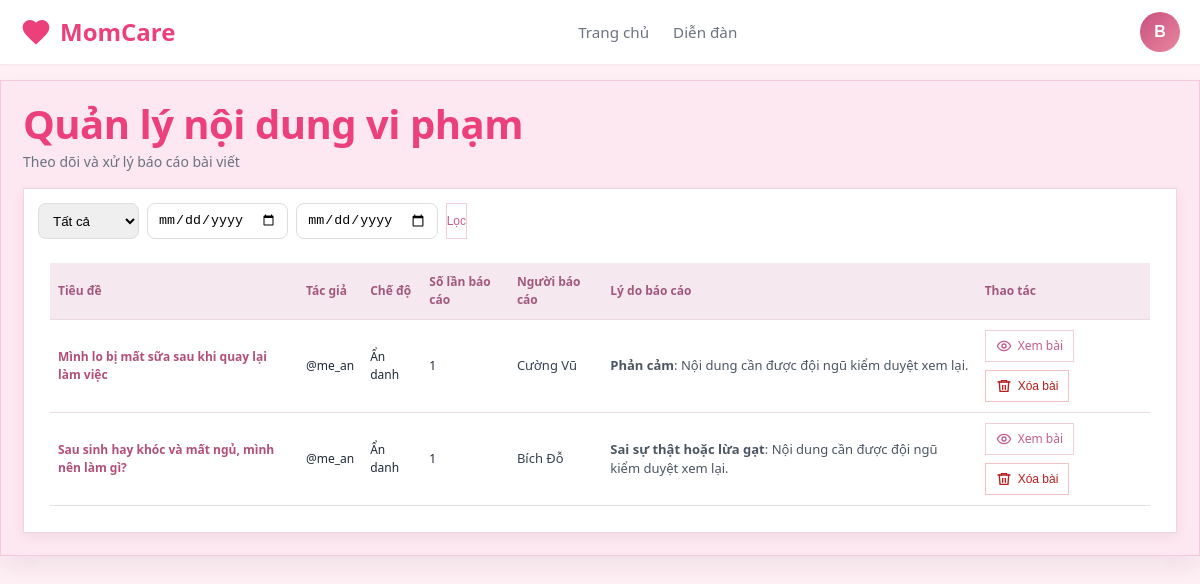
Screenshot of /admin-panel/reports/ (signed in) with the database file from the repository.
### momcare_forum/models.py (models this page shows, shortened)
class Post(models.Model):
    PRIVACY_CHOICES = [
        ('public', 'Công khai'),
        ('anonymous', 'Ẩn danh'),
    ]
    VERIFICATION_REASONS = [
        ('accurate', 'Bài viết chứa nội dung phù hợp với kiến thức y khoa hiện hành'),
        ('safe', 'Thông tin trong bài viết an toàn cho mẹ và bé'),
        ('useful', 'Bài viết cung cấp kiến thức chăm sóc sức khỏe hữu ích'),
        ('nutrition', 'Thông tin dinh dưỡng đã được kiểm chứng'),
        ('confirmed', 'Thông tin trong bài viết đã được bác sĩ xác nhận'),
        ('reference', 'Bài viết có giá trị tham khảo'),
        ('expert', 'Nội dung phù hợp với khuyến nghị của chuyên gia'),
    ]
    title = models.CharField(max_length=255, verbose_name="Tiêu đề")
    content = models.TextField(verbose_name="Nội dung")
    category = models.ForeignKey(Category, on_delete=models.PROTECT, related_name="posts", verbose_name="Danh mục")
    author = models.ForeignKey(User, on_delete=models.CASCADE, related_name="posts", verbose_name="Người đăng")
    privacy = models.CharField(max_length=20, choices=PRIVACY_CHOICES, default='public', verbose_name="Chế độ hiển thị")
    image = models.ImageField(upload_to='posts/', blank=True, null=True, verbose_name="Hình ảnh mô tả")
    verified_by_expert = models.BooleanField(default=False, verbose_name="Được chuyên gia kiểm duyệt")
    verification_reason = models.CharField(max_length=20, choices=VERIFICATION_REASONS, blank=True, verbose_name="Lý do kiểm duyệt")
    verification_reasons = models.TextField(blank=True, verbose_name="Danh sách lý do kiểm duyệt")
    verification_note = models.TextField(blank=True, verbose_name="Ghi chú kiểm duyệt")
    verified_by = models.ForeignKey(User, on_delete=models.SET_NULL, null=True, blank=True, related_name='verified_posts', verbose_name="Người kiểm duyệt")
    verified_at = models.DateTimeField(null=True, blank=True, verbose_name="Thời gian kiểm duyệt")
    likes = models.ManyToManyField(User, related_name="liked_posts", blank=True)
    report_count = models.IntegerField(default=0, verbose_name="Số lần báo cáo")
    is_hidden = models.BooleanField(default=False, verbose_name="Ẩn bài viết")
    created_at = models.DateTimeField(auto_now_add=True)
    updated_at = models.DateTimeField(auto_now=True)
    class Meta:
        ordering = ['-created_at']

class Report(models.Model):
    REPORT_TYPES = [
        ('false', 'Sai sự thật hoặc lừa gạt'),
        ('sexual', 'Khiêu dâm'),
        ('forbidden', 'Nội dung bị cấm'),
        ('offensive', 'Phản cảm'),
        ('violence', 'Bạo lực'),
        ('fake_news', 'Tin tức bị sai lệch'),
        ('spam', 'Spam'),
        ('other', 'Khác'),
    ]
    reporter = models.ForeignKey(User, on_delete=models.CASCADE, related_name='reports', verbose_name="Người báo cáo")
    post = models.ForeignKey(Post, on_delete=models.CASCADE, null=True, blank=True, related_name='reports', verbose_name="Bài viết")
    comment = models.ForeignKey(Comment, on_delete=models.CASCADE, null=True, blank=True, related_name='reports', verbose_name="Bình luận")
    report_type = models.CharField(max_length=20, choices=REPORT_TYPES, verbose_name="Loại vi phạm")
    reason = models.TextField(blank=True, verbose_name="Lý do chi tiết")
    is_processed = models.BooleanField(default=False, verbose_name="Đã xử lý")
    processed_by = models.ForeignKey(User, on_delete=models.SET_NULL, null=True, blank=True, related_name='processed_reports')
    processed_at = models.DateTimeField(null=True, blank=True)
    created_at = models.DateTimeField(auto_now_add=True)
    updated_at = models.DateTimeField(auto_now=True)
    class Meta:
        verbose_name = "Báo cáo vi phạm"
        verbose_name_plural = "Báo cáo vi phạm"

### momcare_forum/views.py (the view)
    def wrapper(request, *args, **kwargs):
        if not request.user.is_authenticated:
            return redirect('/admin/login/?next=/admin/')
        if not request.user.is_staff:
            return HttpResponseForbidden("❌ Bạn không có quyền vào admin panel")
        return view_func(request, *args, **kwargs)

### momcare_forum/views.py (called while the page is built)
def admin_login_required(view_func):
    def wrapper(request, *args, **kwargs):
        if not request.user.is_authenticated:
            return redirect('/admin/login/?next=/admin/')
        if not request.user.is_staff:
            return HttpResponseForbidden("❌ Bạn không có quyền vào admin panel")
        return view_func(request, *args, **kwargs)
    return wrapper

### momcare_forum/templates/admin_reports.html (shortened to what this page needs)
{% extends 'admin_base.html' %}
{% block content %}
  <div class="page-header">
    <div>
      <h1 class="page-title">Quản lý nội dung vi phạm</h1>
      <p class="page-subtitle">Theo dõi và xử lý báo cáo bài viết</p>
    </div>
  </div>
  <div class="table-card" style="padding: 14px;">
    <form method="get" style="display:flex; gap:8px; align-items:center; flex-wrap:wrap; margin-bottom:12px;">
      <select name="status" style="height:36px; border:1px solid #ddd; border-radius:8px; padding:0 10px;">
        <option value="all" {% if status_filter == 'all' %}selected{% endif %}>Tất cả</option>
      </select>
      <input type="date" name="date_from" value="{{ date_from }}" style="height:36px; border:1px solid #ddd; border-radius:8px; padding:0 10px;">
      <input type="date" name="date_to" value="{{ date_to }}" style="height:36px; border:1px solid #ddd; border-radius:8px; padding:0 10px;">
      <button type="submit" class="btn-ghost" style="height:36px;">Lọc</button>
    </form>
    <div class="table-wrap">
      <table class="admin-table">
        <thead>
          <tr>
            <th>Tiêu đề</th>
            <th>Tác giả</th>
            <th>Chế độ</th>
            <th>Số lần báo cáo</th>
            <th>Người báo cáo</th>
            <th>Lý do báo cáo</th>
            <th>Thao tác</th>
          </tr>
        </thead>
        <tbody>
          {% for report in reports %}
          <tr>
            <td>
              <a href="{% url 'post_detail' report.post.id %}" target="_blank" rel="noopener" style="font-weight:700; color:#b24f78; text-decoration:none;">
                {{ report.post.title|default:'(Bài viết đã bị xóa)' }}
              </a>
            </td>
            <td>@{{ report.post.author.username|default:'unknown' }}</td>
            <td>{% if report.post.privacy == 'anonymous' %}Ẩn danh{% else %}Công khai{% endif %}</td>
            <td>{{ report.report_count }}</td>
            <td>
              <div style="display:flex; flex-direction:column; gap:4px;">
                {% for detail in report.details %}
                <div style="font-size:13px; color:#374151;">{{ detail.reporter_name }}</div>
                {% endfor %}
              </div>
            </td>
            <td>
              <div style="display:flex; flex-direction:column; gap:6px;">
                {% for detail in report.details %}
                <div style="font-size:13px; color:#4b5563;">
                  <strong>{{ detail.report_type }}</strong>{% if detail.reason %}: {{ detail.reason }}{% endif %}
                </div>
                {% endfor %}
              </div>
            </td>
            <td>
              <div style="display:flex; gap:8px; flex-wrap:wrap;">
                {% if report.post %}
                <a href="{% url 'post_detail' report.post.id %}" target="_blank" rel="noopener" class="btn-ghost" style="text-decoration:none; padding:8px 10px; display:inline-flex; align-items:center; gap:6px;">
                  <span data-admin-icon="view" aria-hidden="true"></span>
                  Xem bài
                </a>
                <form method="post" action="{% url 'process_report' report.report_id %}" onsubmit="return confirm('Xóa bài viết này?');" style="display:inline;">
                  <button type="submit" class="btn-ghost" style="padding:8px 10px; display:inline-flex; align-items:center; gap:6px; color:#b91c1c; border-color:#f3c3c3;">
                    <span data-admin-icon="delete" aria-hidden="true"></span>
                    Xóa bài
                  </button>
                </form>
                {% endif %}
              </div>
            </td>
          </tr>
          {% empty %}
          <tr>
            <td colspan="7" style="text-align:center; padding:20px; color:#777;">Không có báo cáo nào</td>
          </tr>
          {% endfor %}
        </tbody>
      </table>
    </div>
  </div>
{% endblock %}

### momcare_forum/templates/admin_base.html (shortened to what this page needs)
{% load static %}
<!DOCTYPE html>
<html lang="vi">
<head>
  <link rel="stylesheet" href="{% static 'css/main.css' %}">
  <link rel="stylesheet" href="{% static 'css/admin_panel.css' %}">
</head>
<body>
  <header class="header">
    <div class="header-container">
      <a href="{% url 'admin_dashboard' %}" class="logo">
        <svg class="logo-icon" viewBox="0 0 24 24" fill="currentColor" aria-hidden="true">
          <path d="M12 21.35l-1.45-1.32C5.4 15.36 2 12.28 2 8.5 2 5.42 4.42 3 7.5 3c1.74 0 3.41.81 4.5 2.09C13.09 3.81 14.76 3 16.5 3 19.58 3 22 5.42 22 8.5c0 3.78-3.4 6.86-8.55 11.54L12 21.35z"/>
        </svg>
        MomCare
      </a>
      <nav class="nav-menu">
        <a href="{% url 'landing' %}" class="nav-link">Trang chủ</a>
        <a href="{% url 'forum' %}" class="nav-link">Diễn đàn</a>
      </nav>
      <div class="header-actions">
        <div class="user-dropdown">
          <button class="user-avatar-btn" type="button" aria-label="Tài khoản admin">
            <div class="user-avatar">{{ user.username|first|upper }}</div>
          </button>
        </div>
      </div>
    </div>
  </header>
  <main class="admin-main">
    {% block content %}{% endblock %}
  </main>
</body>
</html>

### momcare_forum/static/css/main.css (style rules this page uses)
:root { --primary-teal: #26a69a; --primary-green: #66bb6a; --primary-blue: #42a5f5; --primary-orange: #ffa726; --primary-purple: #ab47bc; --bg-beige: #f9f3e6; --bg-white: var(--bg-card); --bg-light: #f5f5f5; --text-light: #9ca3af; --border-gray: #d1d5db; --shadow-sm: 0 1px 2px rgba(0, 0, 0, 0.05); --shadow-md: 0 4px 6px -1px rgba(0, 0, 0, 0.1); --shadow-lg: 0 10px 15px -3px rgba(0, 0, 0, 0.1); --primary-pink: #ec407a; --primary-pink-light: #f48fb1; --primary-pink-dark: #d81b60; --bg-main: #fff0f5; --bg-card: #ffffff; --bg-soft: #fde7f0; --text-dark: #1f2937; --text-gray: #6b7280; --border-light: #f4c9d9; }
* { margin: 0; padding: 0; box-sizing: border-box; }
body { font-family: -apple-system, BlinkMacSystemFont, 'Segoe UI', Roboto, 'Helvetica Neue', Arial, sans-serif; background-color: var(--bg-main); color: var(--text-dark); line-height: 1.5; }
a { text-decoration: none; color: inherit; }
.header { background-color: var(--bg-card); box-shadow: var(--shadow-sm); position: sticky; top: 0; z-index: 100; }
.header-container { max-width: 1200px; margin: 0 auto; padding: 12px 20px; display: flex; align-items: center; justify-content: space-between; gap: 20px; }
.logo { display: flex; align-items: center; gap: 8px; font-size: 1.5rem; font-weight: 700; color: var(--primary-pink); }
.logo-icon { width: 32px; height: 32px; }
.nav-menu { display: flex; align-items: center; gap: 24px; }
.nav-link { font-size: 0.95rem; color: var(--text-gray); font-weight: 500; transition: color 0.2s ease; }
.header-actions { display: flex; align-items: center; gap: 16px; }
.user-dropdown { position: relative; }
.user-avatar-btn { background: none; border: none; cursor: pointer; padding: 0; }
.user-avatar { width: 36px; height: 36px; border-radius: 50%; background: var(--primary-pink); color: white; display: flex; align-items: center; justify-content: center; font-size: 0.9rem; font-weight: 600; transition: transform 0.2s; }

### momcare_forum/static/css/admin_panel.css (style rules this page uses)
:root { --admin-bg: #d8e9ec; --admin-surface: #f1dfe7; --admin-card: var(--bg-card); --admin-border: #e8cad7; --admin-text: #1f2937; --admin-muted: #6b7280; --admin-pink: #b4557e; --admin-pink-soft: #f4d8e5; --admin-success: #5dbb8a; --admin-danger: #dd5f6f; --admin-warning: #f6b15d; --admin-shadow: 0 10px 24px rgba(55, 30, 45, 0.08); --primary-pink: #ec407a; --primary-pink-light: #f48fb1; --primary-pink-dark: #d81b60; --bg-main: #fff0f5; --bg-card: #ffffff; --bg-soft: #fde7f0; --text-dark: #1f2937; --text-gray: #6b7280; --border-light: #f4c9d9; }
* { box-sizing: border-box; }
body { margin: 0; font-family: "Segoe UI", "Helvetica Neue", Arial, sans-serif; background: var(--bg-main); color: var(--text-dark); }
a { color: inherit; text-decoration: none; }
.admin-main { max-width: 1240px; margin: 16px auto 24px; padding: 22px; background: var(--bg-soft); border: 1px solid var(--border-light); border-radius: 2px; box-shadow: var(--admin-shadow); }
.page-header { display: flex; align-items: center; justify-content: space-between; gap: 12px; margin-bottom: 16px; }
.page-title { margin: 0; color: var(--primary-pink); font-size: 40px; line-height: 1.05; letter-spacing: -0.5px; }
.page-subtitle { margin: 6px 0 0; color: var(--text-gray); font-size: 14px; }
.admin-main, .metric-card, .action-card, .category-card, .panel-card, .table-card, .report-card, .btn-primary, .btn-ghost, .btn-danger-outline, .admin-table th, .admin-table td, .search-input, .filter-btn, .action-btn, .badge, .badge-soft { border-radius: 0 !important; }
.metric-card, .action-card, .category-card, .panel-card, .table-card, .report-card { background: var(--bg-card); border: 1px solid #ecd6df; border-radius: 12px; box-shadow: 0 4px 12px rgba(44, 24, 37, 0.06); }
.btn-ghost, .btn-danger-outline, .btn-warning-outline, .btn-success-outline { height: 32px; border-radius: 7px; background: #fff; font-size: 12px; cursor: pointer; }
.btn-ghost { border: 1px solid #f0cddd; color: #c35d8d; }
.table-card { overflow: hidden; }
.table-wrap { padding: 12px; }
table { width: 100%; border-collapse: collapse; min-width: 930px; }
th, td { border-bottom: 1px solid #ecd9e1; text-align: left; padding: 10px 8px; font-size: 12px; }
th { color: #a2587d; font-weight: 700; background: #f6e8ef; }

### rows the page displays
Post: post "Mình lo bị mất sữa sau khi quay lại làm việc", post.author.username "me_an", privacy "Ẩn danh", report_count "1", reporter_name "Cường Vũ", report_type "Phản cảm"
Report: reason "Nội dung cần được đội ngũ kiểm duyệt xem lại."
Post: post "Sau sinh hay khóc và mất ngủ, mình nên làm gì?", post.author.username "me_an", privacy "Ẩn danh", report_count "1", reporter_name "Bích Đỗ", report_type "Sai sự thật hoặc lừa gạt"
Report: reason "Nội dung cần được đội ngũ kiểm duyệt xem lại."

### other values shown
{{ user.username|first|upper }} "B"
